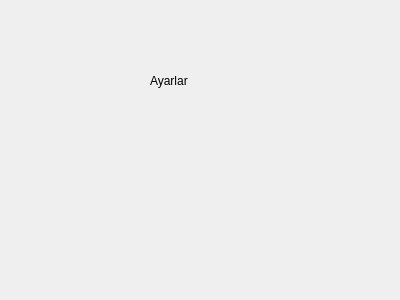
<?xml version="1.0" encoding="UTF-8"?>
<ui version="4.0">
 <class>Form</class>
 <widget class="QWidget" name="Form">
  <property name="geometry">
   <rect>
    <x>0</x>
    <y>0</y>
    <width>400</width>
    <height>300</height>
   </rect>
  </property>
  <property name="windowTitle">
   <string>Form</string>
  </property>
  <widget class="QLabel" name="label">
   <property name="geometry">
    <rect>
     <x>150</x>
     <y>40</y>
     <width>151</width>
     <height>81</height>
    </rect>
   </property>
   <property name="text">
    <string>Ayarlar</string>
   </property>
  </widget>
 </widget>
 <resources/>
 <connections/>
</ui>
